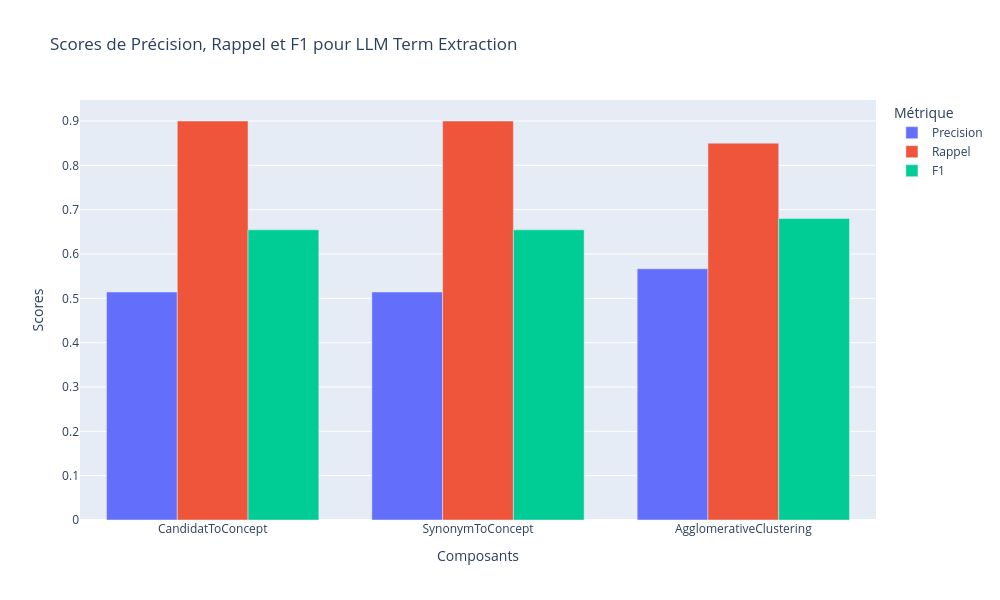
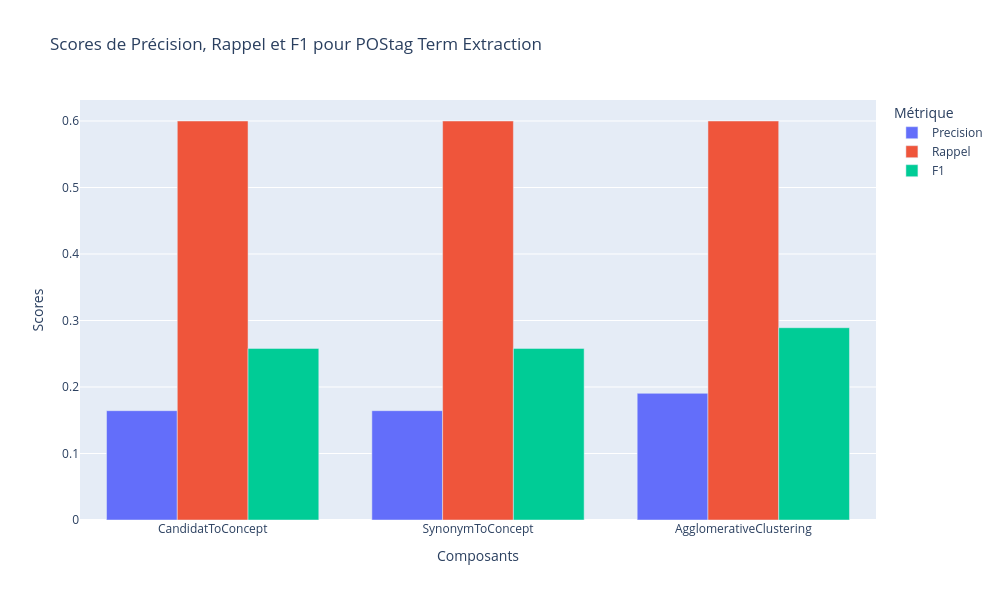
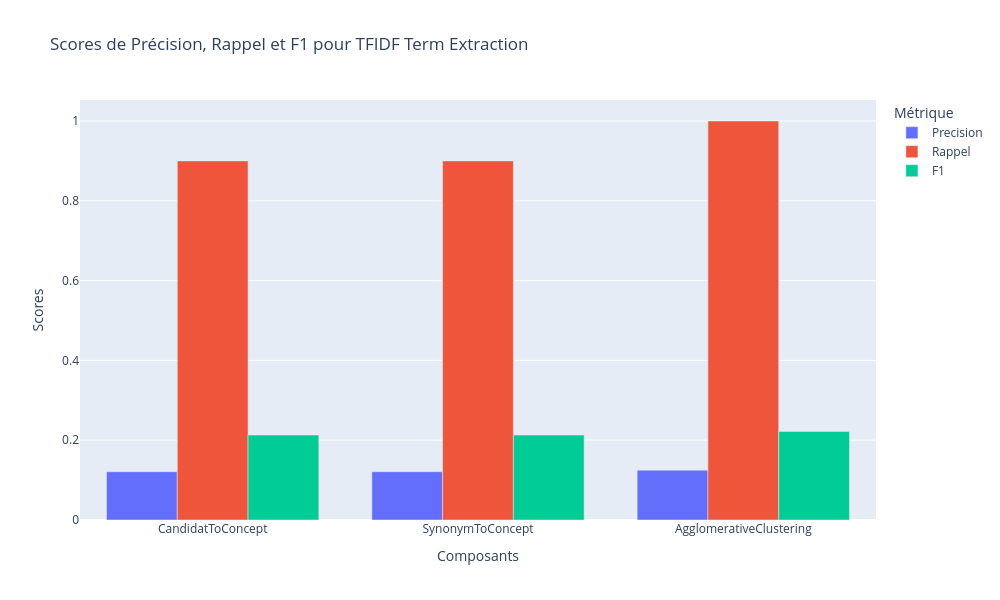

Source (notebook cell) for these figures, in order:
### Code cell
def create_bar_chart(index_name, data):
    precision = data.loc[index_name].xs('Precision', level=1)
    rappel = data.loc[index_name].xs('Rappel', level=1)
    f1 = data.loc[index_name].xs('F1', level=1)

    fig = go.Figure(data=[
        go.Bar(name='Précision', x=data.columns.levels[0], y=precision),
        go.Bar(name='Rappel', x=data.columns.levels[0], y=rappel),
        go.Bar(name='F1', x=data.columns.levels[0], y=f1)
    ])
    
    # Modifier la disposition du graphique
    fig.update_layout(
        title=f'Scores de Précision, Rappel et F1 pour {index_name}',
        xaxis_title='Composants',
        yaxis_title='Scores',
        barmode='group'
    )
    
    fig.show()

data_long = pipelines_scores.reset_index().melt(id_vars='index', var_name=['Composant', 'Métrique'], value_name='Score')
data_long.rename(columns={'index': 'Extraction'}, inplace=True)

def create_bar_chart(index_name, data):
    df = data[data['Extraction'] == index_name]
    fig = px.bar(df, x='Composant', y='Score', color='Métrique', barmode='group',
                 title=f'Scores de Précision, Rappel et F1 pour {index_name}')
    
    fig.update_layout(
        xaxis_title='Composants',
        yaxis_title='Scores'
    )
    fig.update_layout(width=1000, height=600)
    fig.show()

# Créer un diagramme en barres pour chaque index
for idx in term_extraction_components:
    create_bar_chart(idx, data_long)

### Figure 1 — Plotly figure (JSON) as saved in the notebook; plotly's stock layout.template omitted (floating-point values rounded to 4 significant figures)
{"data": [{"alignmentgroup": "True", "hovertemplate": "Métrique=Precision<br>Composant=%{x}<br>Score=%{y}<extra></extra>", "legendgroup": "Precision", "marker": {"color": "#636efa", "pattern": {"shape": ""}}, "name": "Precision", "offsetgroup": "Precision", "orientation": "v", "showlegend": true, "textposition": "auto", "type": "bar", "x": ["CandidatToConcept", "SynonymToConcept", "AgglomerativeClustering"], "xaxis": "x", "y": [0.5143, 0.5143, 0.5667], "yaxis": "y"}, {"alignmentgroup": "True", "hovertemplate": "Métrique=Rappel<br>Composant=%{x}<br>Score=%{y}<extra></extra>", "legendgroup": "Rappel", "marker": {"color": "#EF553B", "pattern": {"shape": ""}}, "name": "Rappel", "offsetgroup": "Rappel", "orientation": "v", "showlegend": true, "textposition": "auto", "type": "bar", "x": ["CandidatToConcept", "SynonymToConcept", "AgglomerativeClustering"], "xaxis": "x", "y": [0.9, 0.9, 0.85], "yaxis": "y"}, {"alignmentgroup": "True", "hovertemplate": "Métrique=F1<br>Composant=%{x}<br>Score=%{y}<extra></extra>", "legendgroup": "F1", "marker": {"color": "#00cc96", "pattern": {"shape": ""}}, "name": "F1", "offsetgroup": "F1", "orientation": "v", "showlegend": true, "textposition": "auto", "type": "bar", "x": ["CandidatToConcept", "SynonymToConcept", "AgglomerativeClustering"], "xaxis": "x", "y": [0.6545, 0.6545, 0.68], "yaxis": "y"}], "layout": {"barmode": "group", "height": 600, "legend": {"title": {"text": "Métrique"}, "tracegroupgap": 0}, "title": {"text": "Scores de Précision, Rappel et F1 pour LLM Term Extraction"}, "width": 1000, "xaxis": {"anchor": "y", "domain": [0, 1], "title": {"text": "Composants"}}, "yaxis": {"anchor": "x", "domain": [0, 1], "title": {"text": "Scores"}}}}

### Figure 2 — Plotly figure (JSON) as saved in the notebook; plotly's stock layout.template omitted (floating-point values rounded to 4 significant figures)
{"data": [{"alignmentgroup": "True", "hovertemplate": "Métrique=Precision<br>Composant=%{x}<br>Score=%{y}<extra></extra>", "legendgroup": "Precision", "marker": {"color": "#636efa", "pattern": {"shape": ""}}, "name": "Precision", "offsetgroup": "Precision", "orientation": "v", "showlegend": true, "textposition": "auto", "type": "bar", "x": ["CandidatToConcept", "SynonymToConcept", "AgglomerativeClustering"], "xaxis": "x", "y": [0.1644, 0.1644, 0.1905], "yaxis": "y"}, {"alignmentgroup": "True", "hovertemplate": "Métrique=Rappel<br>Composant=%{x}<br>Score=%{y}<extra></extra>", "legendgroup": "Rappel", "marker": {"color": "#EF553B", "pattern": {"shape": ""}}, "name": "Rappel", "offsetgroup": "Rappel", "orientation": "v", "showlegend": true, "textposition": "auto", "type": "bar", "x": ["CandidatToConcept", "SynonymToConcept", "AgglomerativeClustering"], "xaxis": "x", "y": [0.6, 0.6, 0.6], "yaxis": "y"}, {"alignmentgroup": "True", "hovertemplate": "Métrique=F1<br>Composant=%{x}<br>Score=%{y}<extra></extra>", "legendgroup": "F1", "marker": {"color": "#00cc96", "pattern": {"shape": ""}}, "name": "F1", "offsetgroup": "F1", "orientation": "v", "showlegend": true, "textposition": "auto", "type": "bar", "x": ["CandidatToConcept", "SynonymToConcept", "AgglomerativeClustering"], "xaxis": "x", "y": [0.2581, 0.2581, 0.2892], "yaxis": "y"}], "layout": {"barmode": "group", "height": 600, "legend": {"title": {"text": "Métrique"}, "tracegroupgap": 0}, "title": {"text": "Scores de Précision, Rappel et F1 pour POStag Term Extraction"}, "width": 1000, "xaxis": {"anchor": "y", "domain": [0, 1], "title": {"text": "Composants"}}, "yaxis": {"anchor": "x", "domain": [0, 1], "title": {"text": "Scores"}}}}

### Figure 3 — Plotly figure (JSON) as saved in the notebook; plotly's stock layout.template omitted (floating-point values rounded to 4 significant figures)
{"data": [{"alignmentgroup": "True", "hovertemplate": "Métrique=Precision<br>Composant=%{x}<br>Score=%{y}<extra></extra>", "legendgroup": "Precision", "marker": {"color": "#636efa", "pattern": {"shape": ""}}, "name": "Precision", "offsetgroup": "Precision", "orientation": "v", "showlegend": true, "textposition": "auto", "type": "bar", "x": ["CandidatToConcept", "SynonymToConcept", "AgglomerativeClustering"], "xaxis": "x", "y": [0.121, 0.121, 0.125], "yaxis": "y"}, {"alignmentgroup": "True", "hovertemplate": "Métrique=Rappel<br>Composant=%{x}<br>Score=%{y}<extra></extra>", "legendgroup": "Rappel", "marker": {"color": "#EF553B", "pattern": {"shape": ""}}, "name": "Rappel", "offsetgroup": "Rappel", "orientation": "v", "showlegend": true, "textposition": "auto", "type": "bar", "x": ["CandidatToConcept", "SynonymToConcept", "AgglomerativeClustering"], "xaxis": "x", "y": [0.9, 0.9, 1], "yaxis": "y"}, {"alignmentgroup": "True", "hovertemplate": "Métrique=F1<br>Composant=%{x}<br>Score=%{y}<extra></extra>", "legendgroup": "F1", "marker": {"color": "#00cc96", "pattern": {"shape": ""}}, "name": "F1", "offsetgroup": "F1", "orientation": "v", "showlegend": true, "textposition": "auto", "type": "bar", "x": ["CandidatToConcept", "SynonymToConcept", "AgglomerativeClustering"], "xaxis": "x", "y": [0.213, 0.213, 0.222], "yaxis": "y"}], "layout": {"barmode": "group", "height": 600, "legend": {"title": {"text": "Métrique"}, "tracegroupgap": 0}, "title": {"text": "Scores de Précision, Rappel et F1 pour TFIDF Term Extraction"}, "width": 1000, "xaxis": {"anchor": "y", "domain": [0, 1], "title": {"text": "Composants"}}, "yaxis": {"anchor": "x", "domain": [0, 1], "title": {"text": "Scores"}}}}
